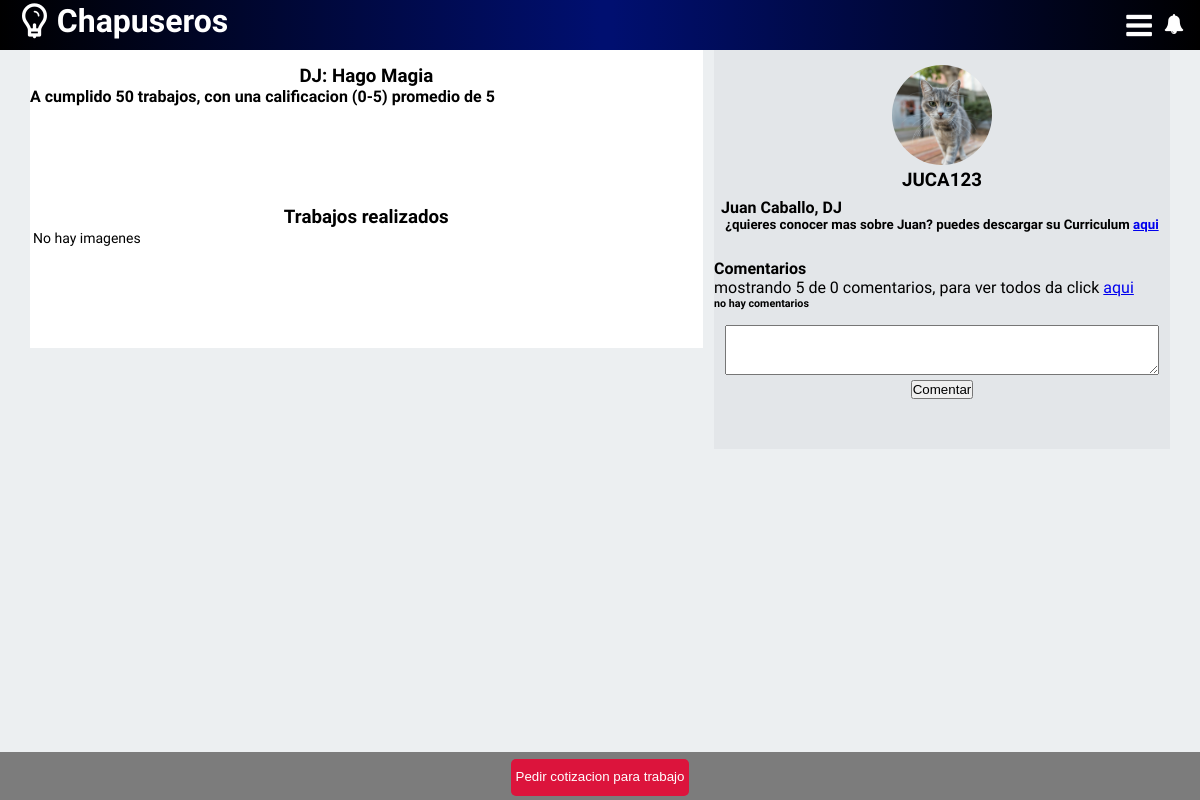
/perfil.php?idV=2 (signed in), run on an earlier commit of the app's database.
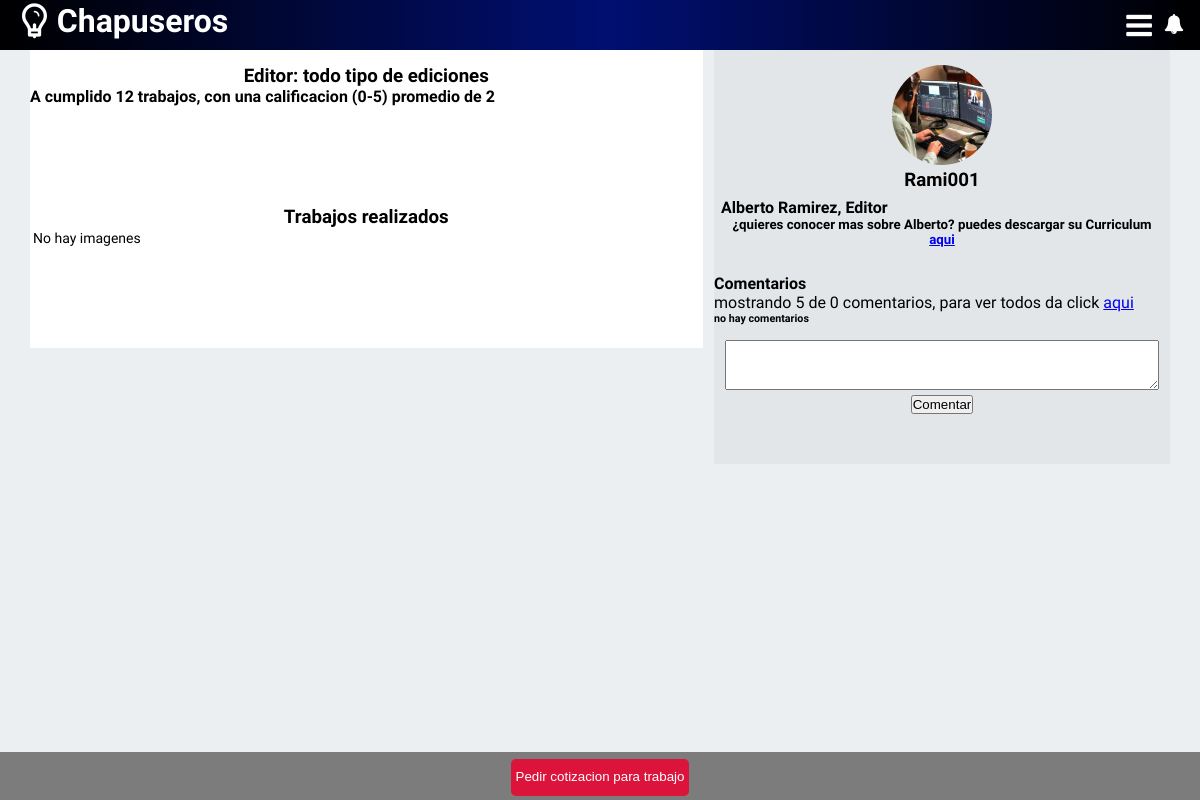
And on a later commit of the database.
### tables this page shows
create table vend (
	
    idV int auto_increment primary key,
    idC varchar(13),
    foreign key (idC) references usuariosCliente(dpi),
    oficio varchar(100),
    descrip varchar(200),
    cv varchar(50),
    trabajosRealizados int,
    rating int,
    avatar varchar(50)

);

create table usuariosCliente (

	nombres varchar(50),
    apellidos varchar(50),
    nombreUsuario varchar(10),
    contra varchar(16),
    correo varchar(75), 
    dpi varchar(13)primary key,
    telefono varchar(8),
    departamento varchar(100),
    municipio varchar(100),
    fechaNac date

);

### perfil.php (the view, shortened to what this page needs)
<?php
	include 'conexion.php';
	$idV = $_GET["idV"];
?>
<!DOCTYPE html>
<html lang="en">
<head>
	<link rel="stylesheet" href="css/estilo6.css">
</head>
<body>
	<header>
		  <?php include 'Encabezado2.php'; ?>
	</header>
	<main>
	<div id="contenedor-general">
		<div id="contenedor-principal">
			<?php
				$sql1 = mysql_query("SELECT * from vend where idV ='$idV'", $cn);
				$oficio = mysql_result($sql1, 0, 2);
				$descripcion = mysql_result($sql1, 0, 3);
				$Ntrabajos = mysql_result($sql1, 0, 5);
				$rating = mysql_result($sql1, 0, 6);
				$avatar = mysql_result($sql1, 0, 7);
				$idC = mysql_result($sql1, 0,1);
				$idV = mysql_result($sql1, 0,0);
				$sql2 = mysql_query("SELECT * FROM usuariosCliente where dpi = '$idC' ", $cn);
				$nombreUsuario = mysql_result($sql2, 0, 2);
				$nombre = mysql_result($sql2, 0, 0);
				$apellido = mysql_result($sql2, 0, 1);
			?>
			<h3 class="center"> <?php echo $oficio.": " . $descripcion;  ?></h3>
			<h4>A cumplido <?php echo $Ntrabajos . " trabajos, con una calificacion (0-5) promedio de " . $rating; ?></h4>
			<div id="imagenes">
				<h3>Trabajos realizados</h3>
				<?php
				$consultaAUX = mysql_query("SELECT * from trabajosRealizados where idV = '$idV'", $cn);
				$numConsultaAux = mysql_num_rows($consultaAUX);
				$consulta = mysql_query("SELECT * from trabajosRealizados where idV = '$idV' order by idImagen desc limit 0, 3", $cn);
				$numRows = mysql_num_rows($consulta);
				if ($numRows > 0) {
				for ($i=0; $i < $numRows; $i++) {  $imagen = mysql_result($consulta, $i, "imagen");	$descripcionImg = mysql_result($consulta, $i, "descripcion") ?>
				<img src="files/img/trabajos/<?php echo $imagen ?>" >
				<h4 id="descrip2">Descripcion: <?php echo $descripcionImg; ?></h4>
		<?php }
		echo "<h5> mostrando 3 imagenes de las " . $numConsultaAux . " disponibles, si quieres ver todas da click <a href='mostrarTodasIMG.php?idV=$idV' > aqui </a> </h5>" ;
	}else{
			echo "<h4 id='descrip2'> No hay imagenes</h4>";
		} ?>
			</div>
		</div>
		<div id="contenedor-lado">
			<div id="perfil" >
				<img src="files/img/<?php echo $avatar ?>" >
				<h3> <?php echo $nombreUsuario; ?></h3>
			</div>
			<div id="info">
				<h4><?php echo $nombre. " " . $apellido . ", " . $oficio; ?></h4>
				<h5 class="center">¿quieres conocer mas sobre <?php echo " ".$nombre; ?>? puedes descargar su Curriculum <a href="descarga.php?idV=<?php echo $idV; ?>"> aqui</a></h5>
			</div>
			<div id="comentarios">
				<div id="mostrandoComentarios">
					<h4 id="titulo10">Comentarios </h4>
					<?php
				$sqlComentarios = mysql_query("SELECT * from comentario where idV='$idV' ", $cn);
					$numComentarios = mysql_num_rows($sqlComentarios);
					echo "<p> mostrando 5 de ". $numComentarios. " comentarios, para ver todos da click <a href='mostrarTodosComentarios.php?idV=$idV'> aqui </a> </p>";
					if ($numComentarios <= 0) {
						echo "<h6> no hay comentarios </h6>";
					}else{
						$sqlAux1 = mysql_query("SELECT * FROM comentario where idV = '$idV' order by idComentario desc limit 0,5", $cn);
						$numAux = mysql_num_rows($sqlAux1);
						for ($k=0; $k < $numAux; $k++) {
						$idAuxCliente = mysql_result($sqlAux1, $k, "idC");
						$sqlAux2 = mysql_query("SELECT * from usuariosCliente where dpi = '$idAuxCliente' ", $cn);
						$nombreAux = mysql_result($sqlAux2, 0, "nombreUsuario");
						$comentarioAux = mysql_result($sqlAux1, $k, "comentario");
						echo "<br>";
						?>
						<p class="comentarioP" id="nombreComentario"> <?php echo $nombreAux; ?></p>
						<p class="comentarioP" id="comentarioComentario"><?php echo "   " .$comentarioAux; ?></p>
					<?php }} ?>
				</div>
				<form name="form1" method="post" action="">
					<center>
						<p>
							<textarea  name="comentario"  id="cajaComentarios"></textarea>
						</p>
						<p id="btnComentar">
							<input  type="submit" value="Comentar" name="btnComentar">
						</p>
					</center>
				</form>
			</div>
		</div>
	</div>
	</main>
	<footer>
		<div id="pie">
			<button id="peticion">
				<a href="peticion.php?idV=<?php echo $idV; ?>">Pedir cotizacion para trabajo</a>
			</button>
		</div>
	</footer>
</body>
</html>

### Encabezado2.php (shortened to what this page needs)
<!DOCTYPE html>
<html lang="en">
<head>
	<link rel="stylesheet" href="css/fontello.css">
	<link rel="stylesheet" href="css/estilo1.css">
	<link rel="stylesheet" href="css/menu.css">
</head>
<body>
	<header>
		<div class="contenedor">
			<h1 class="icon-lightbulb">Chapuseros</h1>
			<a href="notificaciones.php" id="notificaciones"class="icon-bell-alt"></a>
			<label class="icon-menu"for="barra-m"></label>
		</div>
	</header>
</body>
</html>

### css/estilo6.css (style rules this page uses)
* { margin: 0; padding: 0; }
body { font-family: 'Fjalla One', sans-serif; background: #eceff1; }
#contenedor-general { width: 95%; height: auto; margin: auto; position: relative; }
#contenedor-principal { width: 59%; height: auto; padding-top: 65px; background: #fff; float: left; }
#contenedor-lado { width: 40%; height: auto; padding-top: 65px; background: #e3e6e9; float: right; margin-bottom: 100px; }
#perfil { text-align: center; }
#info { padding: 7px; }
#perfil img { width: 100px; height: 100px; border-radius: 50%; }
.center { text-align: center; }
footer { width: 100%; bottom: 0; position: fixed; background: #7C7C7C; text-align: center; line-height: 3; }
#peticion { padding: 5px; line-height: 2; background: crimson; border: none; border-radius: 5px; }
#peticion a { color: #fff; text-decoration: none; }
#imagenes { background: #fff; margin-top: 100px; margin-bottom: 100px; text-align: center; }
#descrip2 { padding: 3px; line-height: 1; text-align: left; font-weight: 1; margin-bottom: 50px; font-size: 14px; }
#cajaComentarios { width: 95%; height: 50px; min-height: 50px; min-width: 95%; max-width: 95%; max-height: 50px; }
#mostrandoComentarios { margin-bottom: 15px; }
#titulo10 { margin-top: 20px; }
#btnComentar { margin-bottom: 50px; }

### css/estilo1.css (style rules this page uses)
* { margin: 0; padding: 0; box-sizing: border-box; }
body { font-family: 'Fjalla One', sans-serif; background-attachment:fixed; }
header { width: 100%; height: 50px; background: rgba(0,0,0,1); background: -moz-linear-gradient(left, rgba(0,0,0,1) 0%, rgba(0,15,112,1) 50%, rgba(0,15,112,1) 51%, rgba(0,0,0,1) 100%); background: -webkit-gradient(left top, right top, color-stop(0%, rgba(0,0,0,1)), color-stop(50%, rgba(0,15,112,1)), color-stop(51%, rgba(0,15,112,1)), color-stop(100%, rgba(0,0,0,1))); background: -webkit-linear-gradient(left, rgba(0,0,0,1) 0%, rgba(0,15,112,1) 50%, rgba(0,15,112,1) 51%, rgba(0,0,0,1) 100%); background: -o-linear-gradient(left, rgba(0,0,0,1) 0%, rgba(0,15,112,1) 50%, rgba(0,15,112,1) 51%, rgba(0,0,0,1) 100%); background: -ms-linear-gradient(left, rgba(0,0,0,1) 0%, rgba(0,15,112,1) 50%, rgba(0,15,112,1) 51%, rgba(0,0,0,1) 100%); background: linear-gradient(to right, rgba(0,0,0,1) 0%, rgba(0,15,112,1) 50%, rgba(0,15,112,1) 51%, rgba(0,0,0,1) 100%); filter: progid:DXImageTransform.Microsoft.gradient( startColorstr='#000000', endColorstr='#000000', GradientType=1 ); color: white; padding-top: 2px; position: fixed; top: 0; left: 0; z-index: 100; }
.contenedor { width: 98%; margin: auto; }
h1 { float: left; }
#notificaciones { text-decoration: none; color: white; float: right; font-size: 20px; margin-top: 10px; }

### css/menu.css (style rules this page uses)
header label { float: right; font-size: 30px; margin: 6px 0; cursor: pointer; }

What changed in the data, as far as the page shows it:
removed usuarioscliente: nombreUsuario "JUCA123", nombres "Juan", apellidos "Caballo"
changed vend: oficio "DJ" → "Editor"; descrip "Hago Magia" → "todo tipo de ediciones"; trabajosRealizados "50" → "12"; rating "5" → "2"; avatar: picture added in place of a placeholder
added usuarioscliente: nombreUsuario "Rami001", nombres "Alberto", apellidos "Ramirez"
